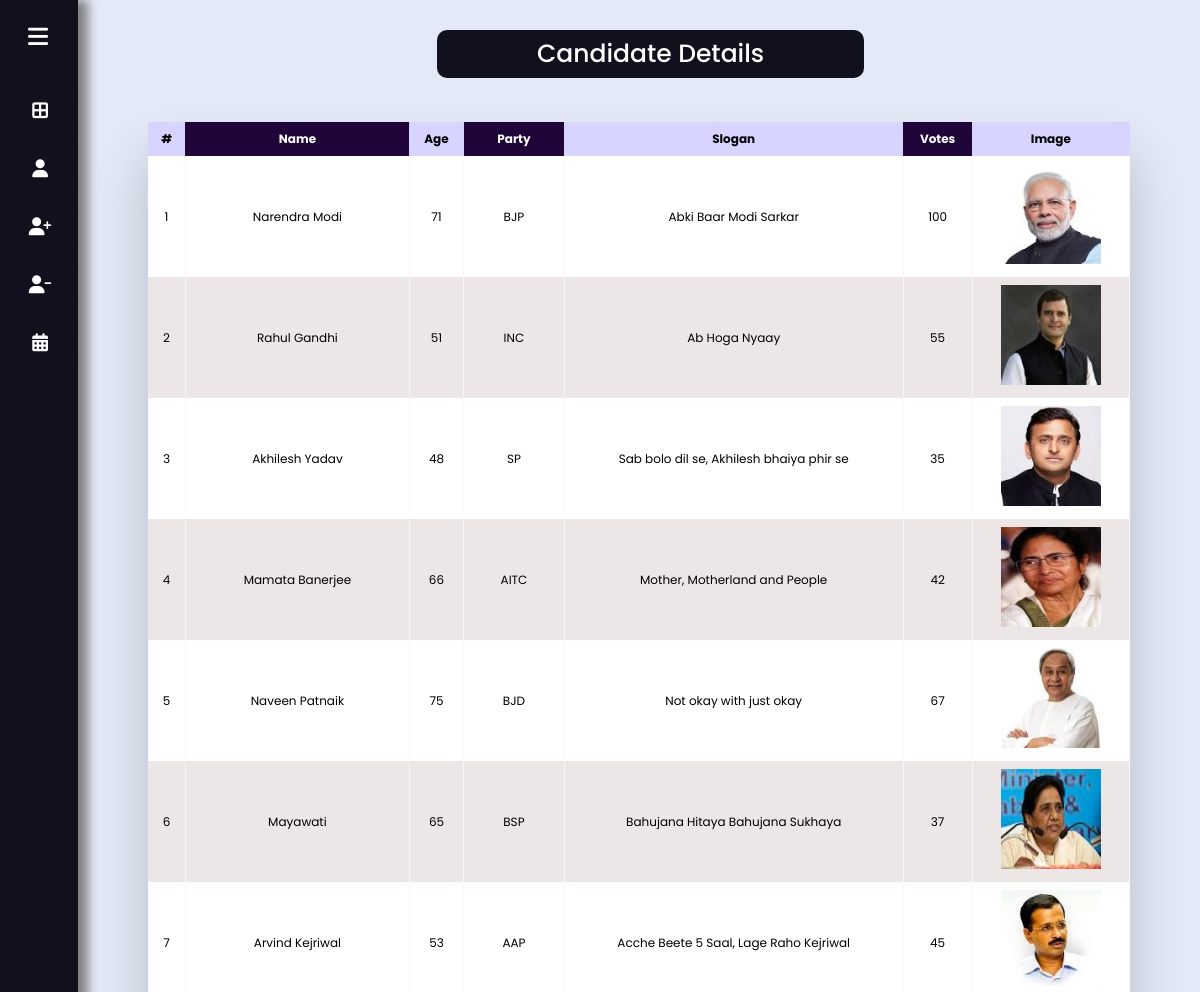
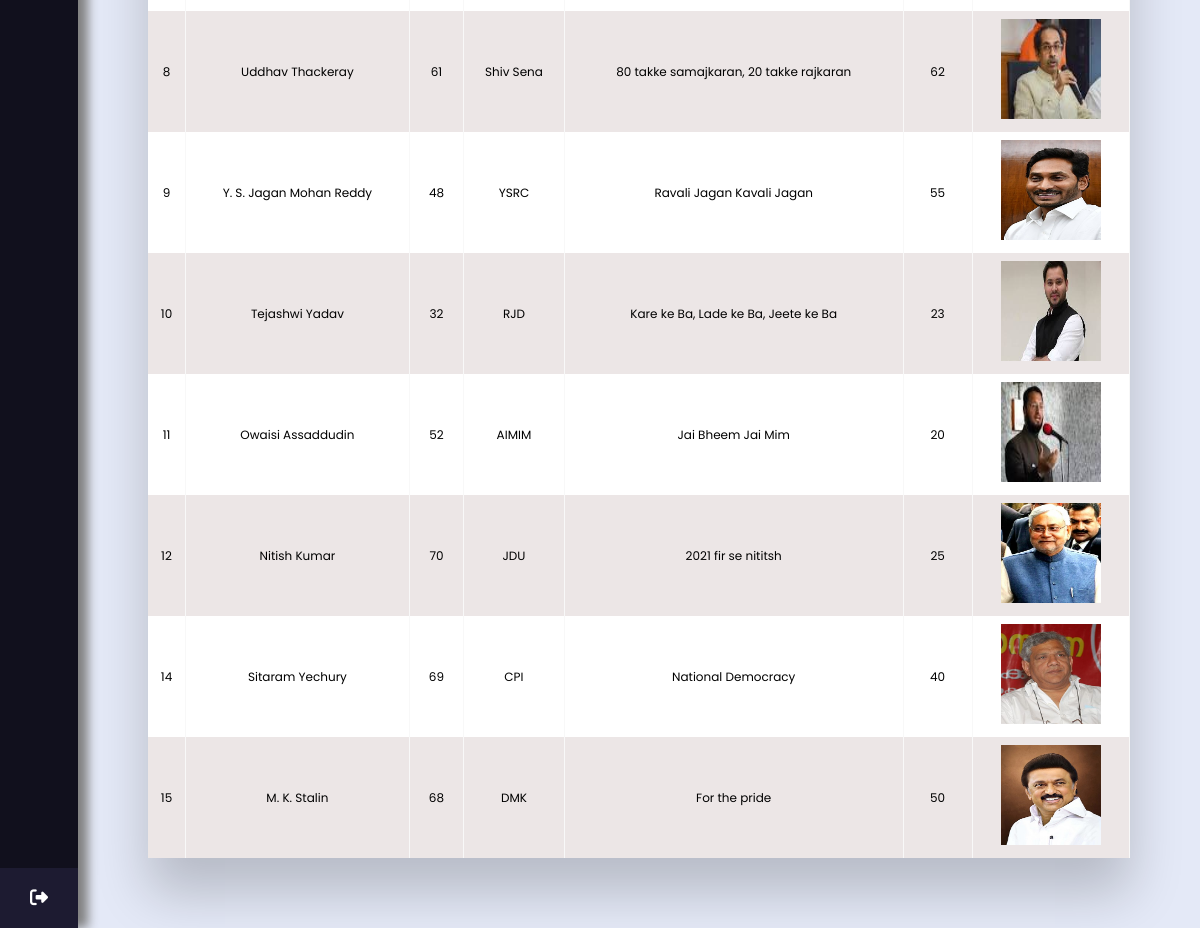
The app's page /AdminPage/CandidateDetails.php with its own data (2 pictures, top to bottom).
### tables this page shows
CREATE TABLE `candidatedetails` (
  `ID` int(11) NOT NULL,
  `Name` varchar(30) NOT NULL,
  `Age` int(100) NOT NULL,
  `Party` varchar(255) NOT NULL,
  `Slogan` varchar(255) NOT NULL,
  `Votes` int(100) NOT NULL,
  `Image` varchar(350) DEFAULT NULL
);

### AdminPage/CandidateDetails.php (the view, shortened to what this page needs)
<?php
include '../db_connection.php';
$sql = "SELECT * FROM candidatedetails ORDER BY ID ASC ";
$result = $mysqli->query("$sql");
?>
<!DOCTYPE html>
<html lang="en" dir="ltr">
<head>
  <link rel="stylesheet" href="../css/sidebar.css">
  <link rel="stylesheet" href="../css/table.css">
</head>
<body>
  <div class="sidebar">
    <div class="logo-details">
      <i class="fas fa-bars" id="btn"></i>
    </div>
    <ul class="nav-list">
      <li>
        <a href="index.php">
          <i class="fas fa-border-all"></i>
        </a>
      </li>
      <li>
        <a href="CandidateDetails.php">
          <i class="fas fa-user"></i>
        </a>
      </li>
      <li>
        <a href="AddaCandidate.php">
          <i class="fas fa-user-plus"></i>
        </a>
      </li>
      <li>
        <a href="RemoveaCandidate.php">
          <i class="fas fa-user-minus"></i>
        </a>
      </li>
      <li>
        <a href="ChangePhaseofElection.php">
          <i class="fas fa-calendar-alt"></i>
        </a>
      </li>
      <li class="profile">
        <div class="profile-details">
        </div>
        <div class="delete"><a onclick="confirmation(event)" href="../home.php"><i class="fas fa-sign-out-alt"
              id="log_out"></i></a></div>
      </li>
    </ul>
  </div>
  <section class="home-section">
    <div class="heading">Candidate Details</div><br>
    <div class="container">
      <h2>Responsive Table</h2>
      <div class="table-wrapper">
        <table class="fl-table">
          <thead>
            <tr>
              <th>#</th>
              <th>Name</th>
              <th>Age</th>
              <th>Party</th>
              <th>Slogan</th>
              <th>Votes</th>
              <th>Image</th>
            </tr>
          </thead>
          <tbody>
            <?php
                while($rows=$result->fetch_assoc())
                {
              ?>
            <tr>
              <td><?php echo $rows['ID'];?></td>
              <td><?php echo $rows['Name'];?></td>
              <td><?php echo $rows['Age'];?></td>
              <td><?php echo $rows['Party'];?></td>
              <td><?php echo $rows['Slogan'];?></td>
              <td><?php echo $rows['Votes'];?></td>
              <td><?php echo '<img src="../'.$rows['Image'].'" alt="Image" style="width: 100px; height: 100px;">';?>
              </td>
            </tr>
            <?php
                }
             ?>
        </table>
      </div>
  </section>
</body>
</html>

### css/sidebar.css (style rules this page uses)
* { margin: 0; padding: 0; box-sizing: border-box; font-family: "Poppins" , sans-serif; }
.sidebar { position: fixed; left: 0; top: 0; height: 100%; width: 78px; background: #11101D; padding: 6px 5px; z-index: 99; transition: all 0.5s ease; box-shadow:10px 0px 10px grey }
.sidebar .logo-details { height: 60px; display: flex; align-items: center; position: relative; }
.sidebar .logo-details #btn { position: absolute; top: 50%; right: 0; transform: translateY(-50%); font-size: 22px; transition: all 0.4s ease; font-size: 23px; text-align: center; cursor: pointer; transition: all 0.5s ease; }
.sidebar i { color: #fff; height: 60px; min-width: 70px; font-size: 28px; text-align: center; line-height: 60px; }
.sidebar .nav-list { margin-top: 20px; height: 100%; }
.sidebar li { position: relative; margin: 8px 0; list-style: none; }
.sidebar li a { display: flex; width: 100%; border-radius: 12px; align-items: center; text-decoration: none; transition: all 0.4s ease; background: #11101D; }
.sidebar li i { height: 50px; line-height: 50px; font-size: 18px; border-radius: 12px; }
.sidebar li.profile { position: fixed; height: 60px; width: 78px; left: 0; bottom: -8px; padding: 10px 14px; background: #1d1b31; transition: all 0.5s ease; overflow: hidden; }
.sidebar li .profile-details { display: flex; align-items: center; flex-wrap: nowrap; }
.sidebar .profile #log_out { position: absolute; top: 50%; right: 0; transform: translateY(-50%); background: #1d1b31; width: 100%; height: 60px; line-height: 60px; border-radius: 0px; transition: all 0.5s ease; }
.home-section { position: absolute; background: #E4E9F7; min-height: 100vh; top: 0; left: 78px; width: calc(100% - 78px); transition: all 0.5s ease; overflow-y: auto; }
.home-section .heading { display: absolute; color: #ffffff; position: absolute; font-size: 25px; font-weight: 500; margin-top: 30px; margin-left: 32%; z-index: 99; background-color: #11101D ; padding: 5px 100px 5px 100px; border-radius: 10px; }

### css/table.css (style rules this page uses)
* { box-sizing: border-box; -webkit-box-sizing: border-box; -moz-box-sizing: border-box; }
body { font-family: Helvetica; -webkit-font-smoothing: antialiased; background: rgba( 71, 147, 227, 1); }
h2 { text-align: center; font-size: 18px; text-transform: uppercase; letter-spacing: 1px; color: white; padding: 30px 0; }
.table-wrapper { margin: 10px 70px 70px; box-shadow: 0px 35px 50px rgba( 0, 0, 0, 0.2 ); }
.fl-table { border-radius: 5px; font-size: 12px; font-weight: normal; border: none; border-collapse: collapse; width: 100%; max-width: 100%; white-space: nowrap; background-color: white; }
.fl-table td, .fl-table th { text-align: center; padding: 8px; }
.fl-table td { border-right: 1px solid #f8f8f8; font-size: 12px; }
.fl-table thead th { color: #ffffff; background: #20053b; }
.fl-table thead th:nth-child(odd) { color: #000000; background: #d7d4ff; }
.fl-table tr:nth-child(even) { background: #ece6e6; }

### records on screen
candidatedetails: ID "1", Name "Narendra Modi", Age "71", Party "BJP", Slogan "Abki Baar Modi Sarkar", Votes "100", Image (picture)
candidatedetails: ID "2", Name "Rahul Gandhi", Age "51", Party "INC", Slogan "Ab Hoga Nyaay", Votes "55", Image (picture)
candidatedetails: ID "3", Name "Akhilesh Yadav", Age "48", Party "SP", Slogan "Sab bolo dil se, Akhilesh bhaiya phir se", Votes "35", Image (picture)
candidatedetails: ID "4", Name "Mamata Banerjee", Age "66", Party "AITC", Slogan "Mother, Motherland and People", Votes "42", Image (picture)
candidatedetails: ID "5", Name "Naveen Patnaik", Age "75", Party "BJD", Slogan "Not okay with just okay", Votes "67", Image (picture)
candidatedetails: ID "6", Name "Mayawati", Age "65", Party "BSP", Slogan "Bahujana Hitaya Bahujana Sukhaya", Votes "37", Image (picture)
candidatedetails: ID "7", Name "Arvind Kejriwal", Age "53", Party "AAP", Slogan "Acche Beete 5 Saal, Lage Raho Kejriwal", Votes "45", Image (picture)
candidatedetails: ID "8", Name "Uddhav Thackeray", Age "61", Party "Shiv Sena", Slogan "80 takke samajkaran, 20 takke rajkaran", Votes "62", Image (picture)
candidatedetails: ID "9", Name "Y. S. Jagan Mohan Reddy", Age "48", Party "YSRC", Slogan "Ravali Jagan Kavali Jagan", Votes "55", Image (picture)
candidatedetails: ID "10", Name "Tejashwi Yadav", Age "32", Party "RJD", Slogan "Kare ke Ba, Lade ke Ba, Jeete ke Ba", Votes "23", Image (picture)
candidatedetails: ID "11", Name "Owaisi Assaddudin", Age "52", Party "AIMIM", Slogan "Jai Bheem Jai Mim", Votes "20", Image (picture)
candidatedetails: ID "12", Name "Nitish Kumar", Age "70", Party "JDU", Slogan "2021 fir se nititsh", Votes "25", Image (picture)
candidatedetails: ID "14", Name "Sitaram Yechury", Age "69", Party "CPI", Slogan "National Democracy", Votes "40", Image (picture)
candidatedetails: ID "15", Name "M. K. Stalin", Age "68", Party "DMK", Slogan "For the pride", Votes "50", Image (picture)
